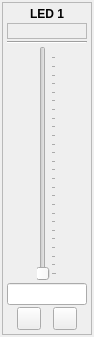
<?xml version="1.0" encoding="UTF-8"?>
<ui version="4.0">
 <class>LedSliderClass</class>
 <widget class="QWidget" name="LedSliderClass">
  <property name="geometry">
   <rect>
    <x>0</x>
    <y>0</y>
    <width>94</width>
    <height>337</height>
   </rect>
  </property>
  <property name="windowTitle">
   <string>Form</string>
  </property>
  <layout class="QVBoxLayout" name="verticalLayout_2">
   <property name="spacing">
    <number>0</number>
   </property>
   <property name="sizeConstraint">
    <enum>QLayout::SetDefaultConstraint</enum>
   </property>
   <property name="margin">
    <number>2</number>
   </property>
   <item>
    <widget class="QFrame" name="frame">
     <property name="frameShape">
      <enum>QFrame::StyledPanel</enum>
     </property>
     <property name="frameShadow">
      <enum>QFrame::Raised</enum>
     </property>
     <layout class="QVBoxLayout" name="verticalLayout">
      <property name="spacing">
       <number>2</number>
      </property>
      <property name="margin">
       <number>4</number>
      </property>
      <item>
       <widget class="QLabel" name="label">
        <property name="font">
         <font>
          <weight>75</weight>
          <bold>true</bold>
         </font>
        </property>
        <property name="text">
         <string>LED 1</string>
        </property>
        <property name="alignment">
         <set>Qt::AlignCenter</set>
        </property>
       </widget>
      </item>
      <item>
       <widget class="QFrame" name="colorFrame">
        <property name="minimumSize">
         <size>
          <width>0</width>
          <height>16</height>
         </size>
        </property>
        <property name="frameShape">
         <enum>QFrame::StyledPanel</enum>
        </property>
        <property name="frameShadow">
         <enum>QFrame::Raised</enum>
        </property>
       </widget>
      </item>
      <item>
       <widget class="Line" name="line">
        <property name="orientation">
         <enum>Qt::Horizontal</enum>
        </property>
       </widget>
      </item>
      <item>
       <layout class="QHBoxLayout" name="horizontalLayout">
        <item>
         <spacer name="horizontalSpacer">
          <property name="orientation">
           <enum>Qt::Horizontal</enum>
          </property>
          <property name="sizeHint" stdset="0">
           <size>
            <width>0</width>
            <height>20</height>
           </size>
          </property>
         </spacer>
        </item>
        <item>
         <widget class="QSlider" name="slider">
          <property name="layoutDirection">
           <enum>Qt::LeftToRight</enum>
          </property>
          <property name="maximum">
           <number>255</number>
          </property>
          <property name="tracking">
           <bool>true</bool>
          </property>
          <property name="orientation">
           <enum>Qt::Vertical</enum>
          </property>
          <property name="invertedAppearance">
           <bool>false</bool>
          </property>
          <property name="invertedControls">
           <bool>false</bool>
          </property>
          <property name="tickPosition">
           <enum>QSlider::TicksBelow</enum>
          </property>
         </widget>
        </item>
        <item>
         <spacer name="horizontalSpacer_2">
          <property name="orientation">
           <enum>Qt::Horizontal</enum>
          </property>
          <property name="sizeHint" stdset="0">
           <size>
            <width>0</width>
            <height>20</height>
           </size>
          </property>
         </spacer>
        </item>
       </layout>
      </item>
      <item>
       <widget class="QLineEdit" name="lineEdit">
        <property name="inputMask">
         <string>000; </string>
        </property>
       </widget>
      </item>
      <item>
       <layout class="QHBoxLayout" name="horizontalLayout_2">
        <property name="spacing">
         <number>2</number>
        </property>
        <item>
         <widget class="QToolButton" name="setKey">
          <property name="text">
           <string/>
          </property>
          <property name="icon">
           <iconset resource="../resources.qrc">
            <normaloff>:/icons/resources/key_set.png</normaloff>:/icons/resources/key_set.png</iconset>
          </property>
          <property name="iconSize">
           <size>
            <width>16</width>
            <height>16</height>
           </size>
          </property>
         </widget>
        </item>
        <item>
         <widget class="QToolButton" name="delKey">
          <property name="text">
           <string/>
          </property>
          <property name="icon">
           <iconset resource="../resources.qrc">
            <normaloff>:/icons/resources/key_delete.png</normaloff>:/icons/resources/key_delete.png</iconset>
          </property>
          <property name="iconSize">
           <size>
            <width>16</width>
            <height>16</height>
           </size>
          </property>
         </widget>
        </item>
       </layout>
      </item>
     </layout>
    </widget>
   </item>
  </layout>
 </widget>
 <resources>
  <include location="../resources.qrc"/>
 </resources>
 <connections/>
</ui>
